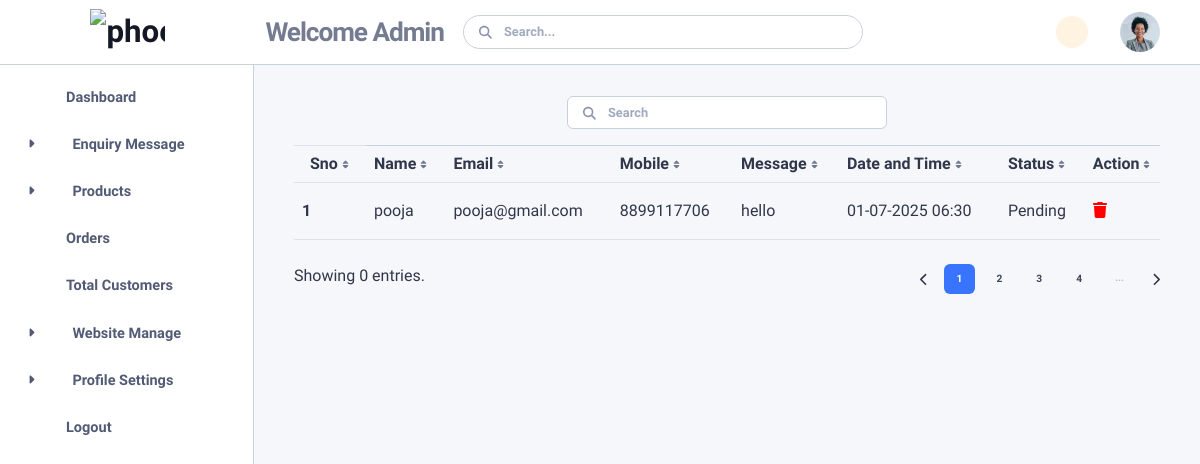
The app's page /pending_enquiry.php, older data.
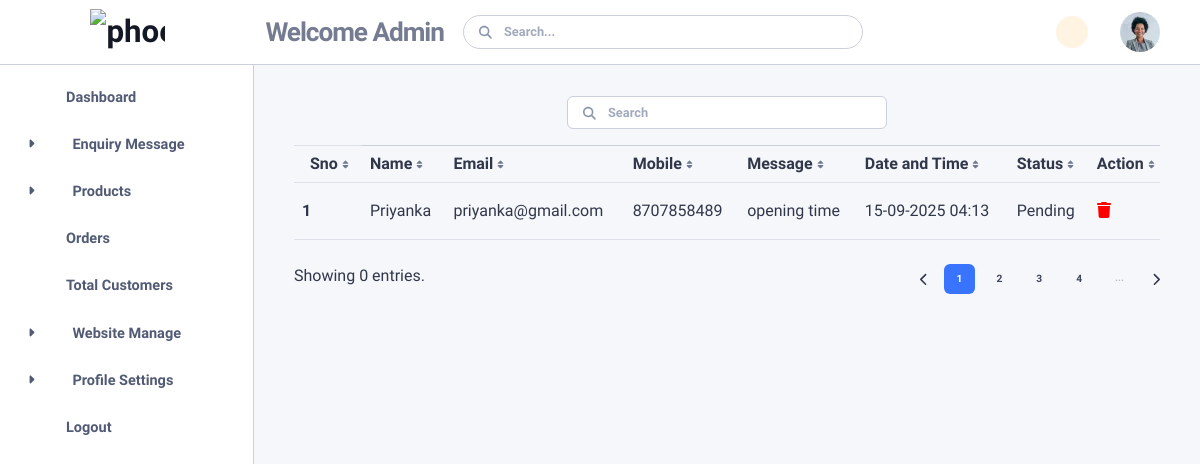
The same page, newer data.
### tables this page shows
CREATE TABLE `enquiry_message` (
  `id` int(35) NOT NULL,
  `name` varchar(35) NOT NULL,
  `email` varchar(200) NOT NULL,
  `mobile` bigint(35) NOT NULL,
  `message` varchar(40) NOT NULL,
  `status` varchar(40) NOT NULL,
  `created_at` timestamp NOT NULL DEFAULT current_timestamp()
);

### pending_enquiry.php (the view, shortened to what this page needs)
    <?php include 'db_connection.php'; ?>
  <?php include 'header.php'; ?>
<?php include 'sidebar.php'; ?>
  <?php include 'top_navbar.php'; ?>
     <div class="content">
                      <div id="tableExample3" data-list="{&quot;valueNames&quot;:[&quot;name&quot;,&quot;email&quot;,&quot;age&quot;],&quot;page&quot;:5,&quot;pagination&quot;:true}">
                        <div class="search-box mb-3 mx-auto">
                          <form class="position-relative"><input class="form-control search-input search form-control-sm" type="search" placeholder="Search" aria-label="Search">
                          </form>
                        </div>
                        <div class="table-responsive">
                          <table class="table table-striped fs-8 mb-2">
                            <thead>
                              <tr>
                                <th class="sort border-top border-translucent ps-3" data-sort="name">Sno</th>
                                <th class="sort border-top" data-sort="email">Name</th>
                                <th class="sort border-top" data-sort="age">Email</th>
                                   <th class="sort border-top" data-sort="age">Mobile</th>
                                    <th class="sort border-top" data-sort="age">Message</th>
                                        <th class="sort border-top" data-sort="age">Date and Time</th>
                                         <th class="sort border-top" data-sort="age">Status</th>
                                             <th class="sort border-top" data-sort="age">Action</th>
                              </tr>
                            </thead>
                            <tbody class="list">
                      <?php
$sql = "SELECT * FROM enquiry_message  where status ='Pending' order BY id DESC";
$result = mysqli_query($conn, $sql);
$count = 0;
if (mysqli_num_rows($result) > 0) {
    while ($row = mysqli_fetch_assoc($result)) {
        $count++;
        ?>
        <tr>
            <th scope='row'><?php echo $count; ?></th>
            <td><?php echo $row['name']; ?></td>
            <td><?php echo $row['email']; ?></td>
            <td><?php echo $row['mobile']; ?></td>
            <td><?php echo $row['message']; ?></td>
  <td><?php echo date("d-m-Y h:i", strtotime($row['created_at'])); ?></td>
 <td id="status-text-<?php echo $row['id']; ?>"><?php echo $row['status']; ?></td>
        <td>
  <div style="display: inline-block;">
        <a href='delete_data?id=<?php echo $row["id"]; ?>&table=enquiry_message'
         onclick="return confirm('Are you sure you want to delete this?')">
            <i class='fa fa-trash' style='color: red;'></i>
        </a>
    </div>
</td>
        </tr>
        <?php
    }
}
 else {
    echo "No Enquiry message found";
}
?>
                            </tbody>
                          </table>
                        </div>
                        <div class="d-flex justify-content-between mt-3"><span class="d-none d-sm-inline-block" data-list-info="data-list-info"> Showing 0 entries.  <span class="text-body-tertiary"> </span></span>
                          <div class="d-flex"><button class="page-link" data-list-pagination="prev"></button>
                            <ul class="mb-0 pagination"><li><li class="active"><button class="page" type="button" data-i="1" data-page="5">1</button></li><button class="page" type="button" data-i="2" data-page="5">2</button></li><li><button class="page" type="button" data-i="3" data-page="5">3</button></li><li><button class="page" type="button" data-i="4" data-page="5">4</button></li><li class="disabled"><button class="page" type="button">...</button></li></ul><button class="page-link pe-0" data-list-pagination="next"></button>
                          </div>
                        </div>
                      </div>
                            </div>

Row changes from the older to the newer data that the page shows:
no longer on this page (row edited): enquiry_message: name "pooja", email "pooja@gmail.com", mobile "8899117706", message "hello", created_at "01-07-2025 06:30", status "Pending"
added enquiry_message: name "Priyanka", email "priyanka@gmail.com", mobile "8707858489", message "opening time", created_at "15-09-2025 04:13", status "Pending"
